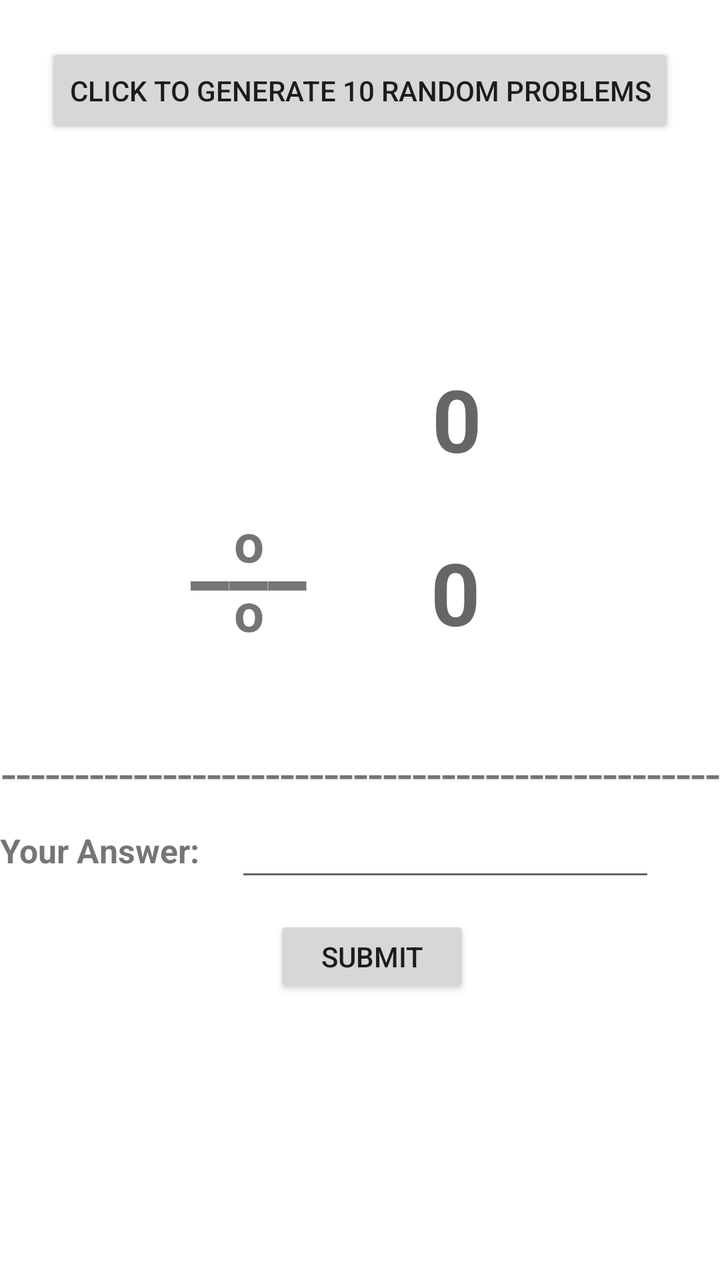
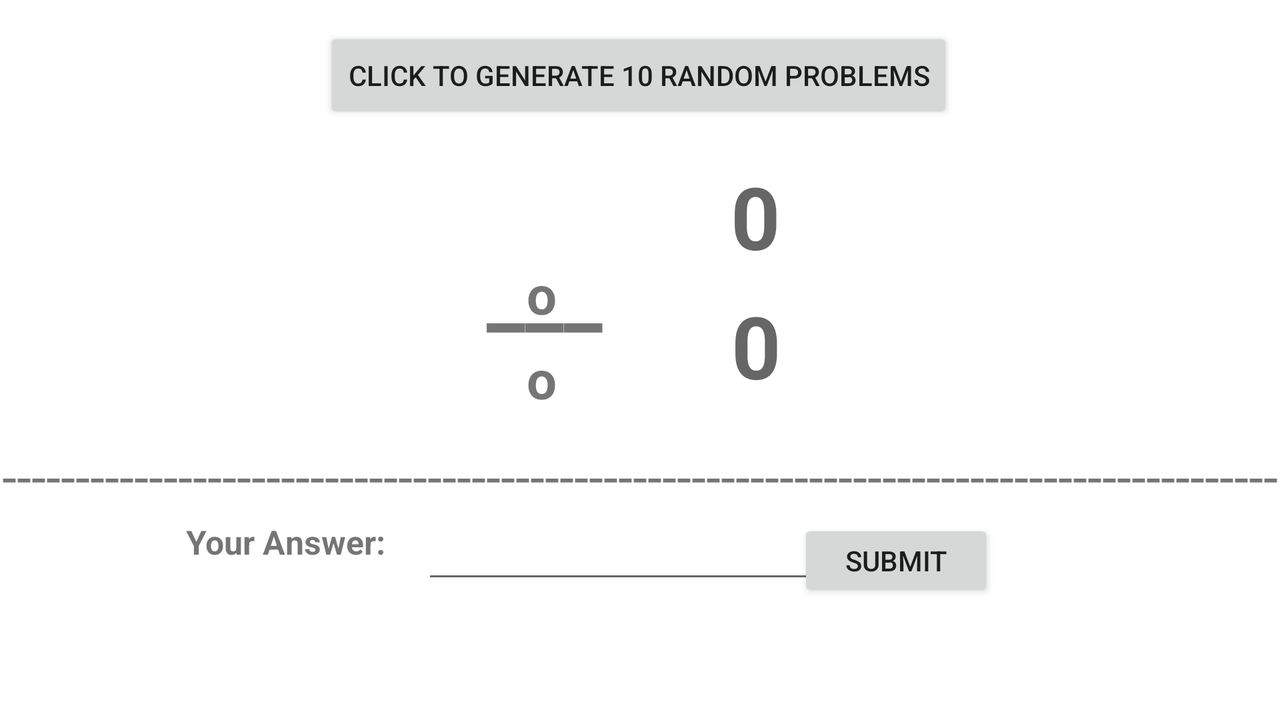

Two renders of one Android screen. The first uses the default layout on a phone; the second uses the alternative layout the repository ships for a different screen configuration, on a matching device. The two XML files are below.
<!-- AndroidManifest.xml: application theme Theme.PartIIIworkSheet3 -->
<!-- res/layout/activity_flash_cards.xml -->
<?xml version="1.0" encoding="utf-8"?>
<androidx.constraintlayout.widget.ConstraintLayout xmlns:android="http://schemas.android.com/apk/res/android"
    xmlns:app="http://schemas.android.com/apk/res-auto"
    xmlns:tools="http://schemas.android.com/tools"
    android:layout_width="match_parent"
    android:layout_height="match_parent"
    tools:context=".flashCardsActivity">

    <Button
        android:id="@+id/btnStart"
        android:layout_width="wrap_content"
        android:layout_height="wrap_content"
        android:text="Click to Generate 10 Random Problems"
        app:layout_constraintBottom_toBottomOf="parent"
        app:layout_constraintEnd_toEndOf="parent"
        app:layout_constraintStart_toStartOf="parent"
        app:layout_constraintTop_toTopOf="parent"
        app:layout_constraintVertical_bias="0.036" />

    <TextView
        android:id="@+id/txtDividend"
        android:layout_width="138dp"
        android:layout_height="93dp"
        android:gravity="center"
        android:hint="0"
        android:textSize="130px"
        android:textStyle="bold"
        app:layout_constraintBottom_toTopOf="@+id/txtDivisor"
        app:layout_constraintEnd_toEndOf="parent"
        app:layout_constraintHorizontal_bias="0.717"
        app:layout_constraintStart_toStartOf="parent"
        app:layout_constraintTop_toBottomOf="@+id/btnStart"
        app:layout_constraintVertical_bias="1.0" />

    <TextView
        android:id="@+id/txtDivisor"
        android:layout_width="139dp"
        android:layout_height="80dp"
        android:gravity="center"
        android:hint="0"
        android:textSize="130px"
        android:textStyle="bold"
        app:layout_constraintBottom_toBottomOf="parent"
        app:layout_constraintEnd_toEndOf="parent"
        app:layout_constraintHorizontal_bias="0.716"
        app:layout_constraintStart_toStartOf="parent"
        app:layout_constraintTop_toTopOf="parent"
        app:layout_constraintVertical_bias="0.457" />

    <TextView
        android:id="@+id/txtDivSign1"
        android:layout_width="104dp"
        android:layout_height="32dp"
        android:gravity="center"
        android:text="o"
        android:textSize="80px"
        android:textStyle="bold"
        app:layout_constraintBottom_toBottomOf="parent"
        app:layout_constraintEnd_toEndOf="parent"
        app:layout_constraintHorizontal_bias="0.283"
        app:layout_constraintStart_toStartOf="parent"
        app:layout_constraintTop_toTopOf="parent"
        app:layout_constraintVertical_bias="0.416" />

    <TextView
        android:id="@+id/txtDivSign2"
        android:layout_width="119dp"
        android:layout_height="68dp"
        android:gravity="center"
        android:text="___"
        android:textSize="130px"
        android:textStyle="bold"
        app:layout_constraintBottom_toBottomOf="parent"
        app:layout_constraintEnd_toEndOf="parent"
        app:layout_constraintHorizontal_bias="0.27"
        app:layout_constraintStart_toStartOf="parent"
        app:layout_constraintTop_toTopOf="parent"
        app:layout_constraintVertical_bias="0.419" />

    <TextView
        android:id="@+id/txtDivSign3"
        android:layout_width="104dp"
        android:layout_height="32dp"
        android:gravity="center"
        android:text="o"
        android:textSize="80px"
        android:textStyle="bold"
        app:layout_constraintBottom_toBottomOf="parent"
        app:layout_constraintEnd_toEndOf="parent"
        app:layout_constraintHorizontal_bias="0.283"
        app:layout_constraintStart_toStartOf="parent"
        app:layout_constraintTop_toTopOf="parent"
        app:layout_constraintVertical_bias="0.473" />

    <TextView
        android:id="@+id/txtBar"
        android:layout_width="wrap_content"
        android:layout_height="wrap_content"
        android:text="-------------------------------------------------"
        android:textSize="80px"
        app:layout_constraintBottom_toBottomOf="parent"
        app:layout_constraintEnd_toEndOf="parent"
        app:layout_constraintHorizontal_bias="1.0"
        app:layout_constraintStart_toStartOf="parent"
        app:layout_constraintTop_toBottomOf="@+id/txtDivisor"
        app:layout_constraintVertical_bias="0.121" />

    <EditText
        android:id="@+id/txtAnswer"
        android:layout_width="210dp"
        android:layout_height="41dp"
        android:ems="10"
        android:inputType="number"
        app:layout_constraintBottom_toBottomOf="parent"
        app:layout_constraintEnd_toEndOf="parent"
        app:layout_constraintHorizontal_bias="0.784"
        app:layout_constraintStart_toStartOf="parent"
        app:layout_constraintTop_toBottomOf="@+id/txtBar"
        app:layout_constraintVertical_bias="0.004" />

    <TextView
        android:id="@+id/txtYourAnswer"
        android:layout_width="118dp"
        android:layout_height="34dp"
        android:layout_marginTop="10dp"
        android:text="Your Answer:"
        android:textSize="50px"
        android:textStyle="bold"
        app:layout_constraintEnd_toStartOf="@+id/txtAnswer"
        app:layout_constraintHorizontal_bias="1.0"
        app:layout_constraintStart_toStartOf="parent"
        app:layout_constraintTop_toBottomOf="@+id/txtBar" />

    <Button
        android:id="@+id/btnSubmit"
        android:layout_width="98dp"
        android:layout_height="41dp"
        android:layout_marginTop="12dp"
        android:text="Submit"
        app:layout_constraintEnd_toEndOf="parent"
        app:layout_constraintHorizontal_bias="0.523"
        app:layout_constraintStart_toStartOf="parent"
        app:layout_constraintTop_toBottomOf="@+id/txtAnswer" />
</androidx.constraintlayout.widget.ConstraintLayout>
<!-- resources referenced by this layout -->
<resources>
  <style name="Theme.PartIIIworkSheet3" parent="Theme.MaterialComponents.DayNight.DarkActionBar">
          
          <item name="colorPrimary">@color/purple_500</item>
          <item name="colorPrimaryVariant">@color/purple_700</item>
          <item name="colorOnPrimary">@color/white</item>
          
          <item name="colorSecondary">@color/teal_200</item>
          <item name="colorSecondaryVariant">@color/teal_700</item>
          <item name="colorOnSecondary">@color/black</item>
          
          <item name="android:statusBarColor" tools:targetApi="l">?attr/colorPrimaryVariant</item>
          
      </style>
</resources>
<!-- res/layout-land/activity_flash_cards.xml (the author's variant of the layout above) -->
<!-- drawn on the phone turned sideways -->
<?xml version="1.0" encoding="utf-8"?>
<androidx.constraintlayout.widget.ConstraintLayout xmlns:android="http://schemas.android.com/apk/res/android"
    xmlns:app="http://schemas.android.com/apk/res-auto"
    xmlns:tools="http://schemas.android.com/tools"
    android:layout_width="match_parent"
    android:layout_height="match_parent"
    tools:context=".flashCardsActivity">

    <Button
        android:id="@+id/btnStart"
        android:layout_width="wrap_content"
        android:layout_height="wrap_content"
        android:text="Click to Generate 10 Random Problems"
        app:layout_constraintBottom_toBottomOf="parent"
        app:layout_constraintEnd_toEndOf="parent"
        app:layout_constraintHorizontal_bias="0.498"
        app:layout_constraintStart_toStartOf="parent"
        app:layout_constraintTop_toTopOf="parent"
        app:layout_constraintVertical_bias="0.044" />

    <TextView
        android:id="@+id/txtDividend"
        android:layout_width="138dp"
        android:layout_height="93dp"
        android:gravity="center"
        android:hint="0"
        android:textSize="130px"
        android:textStyle="bold"
        app:layout_constraintBottom_toTopOf="@+id/txtDivisor"
        app:layout_constraintEnd_toEndOf="parent"
        app:layout_constraintHorizontal_bias="0.615"
        app:layout_constraintStart_toStartOf="parent"
        app:layout_constraintTop_toBottomOf="@+id/btnStart"
        app:layout_constraintVertical_bias="0.0" />

    <TextView
        android:id="@+id/txtDivisor"
        android:layout_width="139dp"
        android:layout_height="80dp"
        android:gravity="center"
        android:hint="0"
        android:textSize="130px"
        android:textStyle="bold"
        app:layout_constraintBottom_toBottomOf="parent"
        app:layout_constraintEnd_toEndOf="parent"
        app:layout_constraintHorizontal_bias="0.616"
        app:layout_constraintStart_toStartOf="parent"
        app:layout_constraintTop_toTopOf="parent"
        app:layout_constraintVertical_bias="0.474" />

    <TextView
        android:id="@+id/txtDivSign1"
        android:layout_width="104dp"
        android:layout_height="32dp"
        android:layout_marginBottom="1dp"
        android:gravity="center"
        android:text="o"
        android:textSize="80px"
        android:textStyle="bold"
        app:layout_constraintBottom_toBottomOf="parent"
        app:layout_constraintEnd_toEndOf="parent"
        app:layout_constraintHorizontal_bias="0.408"
        app:layout_constraintStart_toStartOf="parent"
        app:layout_constraintTop_toTopOf="parent"
        app:layout_constraintVertical_bias="0.394" />

    <TextView
        android:id="@+id/txtDivSign2"
        android:layout_width="119dp"
        android:layout_height="68dp"
        android:layout_marginStart="10dp"
        android:gravity="center"
        android:text="___"
        android:textSize="130px"
        android:textStyle="bold"
        app:layout_constraintBottom_toBottomOf="parent"
        app:layout_constraintEnd_toEndOf="parent"
        app:layout_constraintHorizontal_bias="0.397"
        app:layout_constraintStart_toStartOf="parent"
        app:layout_constraintTop_toTopOf="parent"
        app:layout_constraintVertical_bias="0.379" />

    <TextView
        android:id="@+id/txtDivSign3"
        android:layout_width="104dp"
        android:layout_height="32dp"
        android:gravity="center"
        android:text="o"
        android:textSize="80px"
        android:textStyle="bold"
        app:layout_constraintBottom_toBottomOf="parent"
        app:layout_constraintEnd_toEndOf="parent"
        app:layout_constraintHorizontal_bias="0.408"
        app:layout_constraintStart_toStartOf="parent"
        app:layout_constraintTop_toTopOf="parent"
        app:layout_constraintVertical_bias="0.522" />

    <TextView
        android:id="@+id/txtBar"
        android:layout_width="wrap_content"
        android:layout_height="wrap_content"
        android:text="---------------------------------------------------------------------------------------"
        android:textSize="80px"
        app:layout_constraintBottom_toBottomOf="parent"
        app:layout_constraintEnd_toEndOf="parent"
        app:layout_constraintHorizontal_bias="0.492"
        app:layout_constraintStart_toStartOf="parent"
        app:layout_constraintTop_toBottomOf="@+id/txtDivisor"
        app:layout_constraintVertical_bias="0.065" />

    <EditText
        android:id="@+id/txtAnswer"
        android:layout_width="210dp"
        android:layout_height="41dp"
        android:ems="10"
        android:inputType="number"
        app:layout_constraintBottom_toBottomOf="parent"
        app:layout_constraintEnd_toEndOf="parent"
        app:layout_constraintHorizontal_bias="0.491"
        app:layout_constraintStart_toStartOf="parent"
        app:layout_constraintTop_toBottomOf="@+id/txtBar"
        app:layout_constraintVertical_bias="0.0" />

    <TextView
        android:id="@+id/txtYourAnswer"
        android:layout_width="118dp"
        android:layout_height="34dp"
        android:layout_marginTop="4dp"
        android:text="Your Answer:"
        android:textSize="50px"
        android:textStyle="bold"
        app:layout_constraintEnd_toStartOf="@+id/txtAnswer"
        app:layout_constraintHorizontal_bias="1.0"
        app:layout_constraintStart_toStartOf="parent"
        app:layout_constraintTop_toBottomOf="@+id/txtBar" />

    <Button
        android:id="@+id/btnSubmit"
        android:layout_width="98dp"
        android:layout_height="41dp"
        android:layout_marginTop="4dp"
        android:text="Submit"
        app:layout_constraintEnd_toEndOf="parent"
        app:layout_constraintHorizontal_bias="0.736"
        app:layout_constraintStart_toStartOf="parent"
        app:layout_constraintTop_toBottomOf="@+id/txtBar" />
</androidx.constraintlayout.widget.ConstraintLayout>
